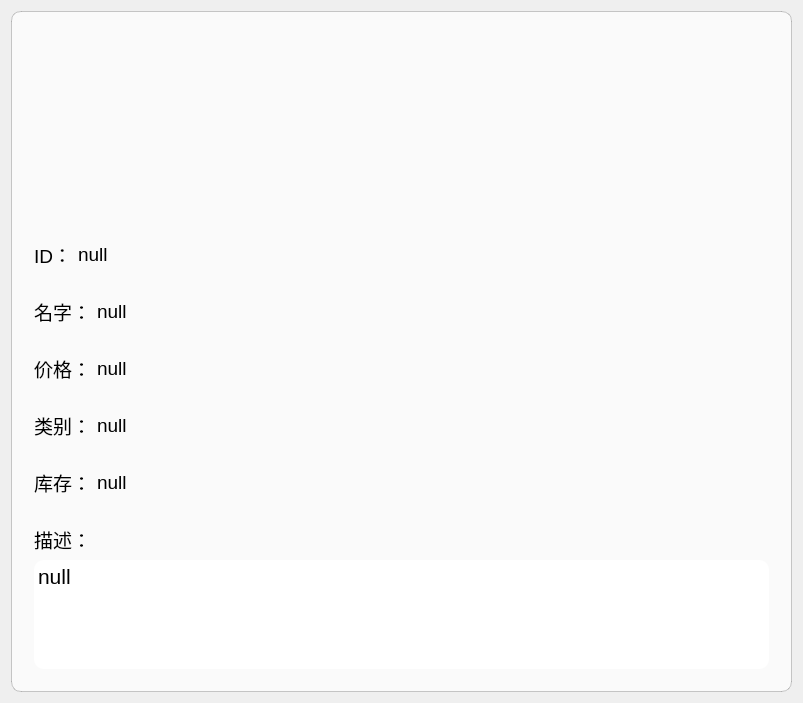
<?xml version="1.0" encoding="UTF-8"?>
<ui version="4.0">
 <class>ProductDetailDialog</class>
 <widget class="QDialog" name="ProductDetailDialog">
  <property name="geometry">
   <rect>
    <x>0</x>
    <y>0</y>
    <width>803</width>
    <height>703</height>
   </rect>
  </property>
  <property name="windowTitle">
   <string>ProductDetailDialog</string>
  </property>
  <layout class="QHBoxLayout" name="horizontalLayout_6">
   <item>
    <widget class="QFrame" name="frame_5">
     <property name="styleSheet">
      <string notr="true">QWidget {
    background-color: rgba(255, 255, 255, 0.7); 
    border-radius: 10px;                        
    border: 1px solid rgba(0, 0, 0, 0.2);       
}</string>
     </property>
     <property name="frameShape">
      <enum>QFrame::StyledPanel</enum>
     </property>
     <property name="frameShadow">
      <enum>QFrame::Raised</enum>
     </property>
     <layout class="QVBoxLayout" name="verticalLayout_2">
      <item>
       <widget class="QLabel" name="productPicture">
        <property name="minimumSize">
         <size>
          <width>200</width>
          <height>200</height>
         </size>
        </property>
        <property name="maximumSize">
         <size>
          <width>200</width>
          <height>200</height>
         </size>
        </property>
        <property name="styleSheet">
         <string notr="true">QLabel {
    background-color: rgba(255, 255, 255, 0.0); 
    border-radius: 10px;                        
    border: none;       
}</string>
        </property>
        <property name="text">
         <string/>
        </property>
        <property name="pixmap">
         <pixmap resource="resource.qrc">:/res/default.jpg</pixmap>
        </property>
        <property name="scaledContents">
         <bool>true</bool>
        </property>
        <property name="alignment">
         <set>Qt::AlignCenter</set>
        </property>
       </widget>
      </item>
      <item>
       <widget class="QFrame" name="frame_2">
        <property name="styleSheet">
         <string notr="true">QWidget {
    background-color: rgba(255, 255, 255, 0.0); 
    border-radius: 10px;                        
    border: none;       
}</string>
        </property>
        <property name="frameShape">
         <enum>QFrame::StyledPanel</enum>
        </property>
        <property name="frameShadow">
         <enum>QFrame::Raised</enum>
        </property>
        <layout class="QHBoxLayout" name="horizontalLayout_2">
         <item>
          <widget class="QLabel" name="productID1">
           <property name="font">
            <font>
             <pointsize>14</pointsize>
            </font>
           </property>
           <property name="styleSheet">
            <string notr="true">QLabel {
    background-color: rgba(255, 255, 255, 0.0); 
    border-radius: 10px;                        
    border: none;       
}</string>
           </property>
           <property name="text">
            <string>ID：</string>
           </property>
          </widget>
         </item>
         <item>
          <widget class="QLabel" name="productID2">
           <property name="font">
            <font>
             <pointsize>14</pointsize>
            </font>
           </property>
           <property name="styleSheet">
            <string notr="true">QLabel {
    background-color: rgba(255, 255, 255, 0.0); 
    border-radius: 10px;                        
    border: none;       
}</string>
           </property>
           <property name="text">
            <string>null</string>
           </property>
          </widget>
         </item>
         <item>
          <spacer name="horizontalSpacer">
           <property name="orientation">
            <enum>Qt::Horizontal</enum>
           </property>
           <property name="sizeHint" stdset="0">
            <size>
             <width>40</width>
             <height>20</height>
            </size>
           </property>
          </spacer>
         </item>
        </layout>
       </widget>
      </item>
      <item>
       <widget class="QFrame" name="frame">
        <property name="styleSheet">
         <string notr="true">QWidget {
    background-color: rgba(255, 255, 255, 0.0); 
    border-radius: 10px;                        
    border: none;       
}</string>
        </property>
        <property name="frameShape">
         <enum>QFrame::StyledPanel</enum>
        </property>
        <property name="frameShadow">
         <enum>QFrame::Raised</enum>
        </property>
        <layout class="QHBoxLayout" name="horizontalLayout">
         <item>
          <widget class="QLabel" name="productName1">
           <property name="font">
            <font>
             <pointsize>14</pointsize>
            </font>
           </property>
           <property name="styleSheet">
            <string notr="true">QLabel {
    background-color: rgba(255, 255, 255, 0.0); 
    border-radius: 10px;                        
    border: none;       
}</string>
           </property>
           <property name="text">
            <string>名字：</string>
           </property>
          </widget>
         </item>
         <item>
          <widget class="QLabel" name="productName2">
           <property name="font">
            <font>
             <pointsize>14</pointsize>
            </font>
           </property>
           <property name="styleSheet">
            <string notr="true">QLabel {
    background-color: rgba(255, 255, 255, 0.0); 
    border-radius: 10px;                        
    border: none;       
}</string>
           </property>
           <property name="text">
            <string>null</string>
           </property>
          </widget>
         </item>
         <item>
          <spacer name="horizontalSpacer_2">
           <property name="orientation">
            <enum>Qt::Horizontal</enum>
           </property>
           <property name="sizeHint" stdset="0">
            <size>
             <width>40</width>
             <height>20</height>
            </size>
           </property>
          </spacer>
         </item>
        </layout>
       </widget>
      </item>
      <item>
       <widget class="QFrame" name="frame_3">
        <property name="styleSheet">
         <string notr="true">QWidget {
    background-color: rgba(255, 255, 255, 0.0); 
    border-radius: 10px;                        
    border: none;       
}</string>
        </property>
        <property name="frameShape">
         <enum>QFrame::StyledPanel</enum>
        </property>
        <property name="frameShadow">
         <enum>QFrame::Raised</enum>
        </property>
        <layout class="QHBoxLayout" name="horizontalLayout_3">
         <item>
          <widget class="QLabel" name="productPrice1">
           <property name="font">
            <font>
             <pointsize>14</pointsize>
            </font>
           </property>
           <property name="styleSheet">
            <string notr="true">QLabel {
    background-color: rgba(255, 255, 255, 0.0); 
    border-radius: 10px;                        
    border: none;       
}</string>
           </property>
           <property name="text">
            <string>价格：</string>
           </property>
          </widget>
         </item>
         <item>
          <widget class="QLabel" name="productPrice2">
           <property name="font">
            <font>
             <pointsize>14</pointsize>
            </font>
           </property>
           <property name="styleSheet">
            <string notr="true">QLabel {
    background-color: rgba(255, 255, 255, 0.0); 
    border-radius: 10px;                        
    border: none;       
}</string>
           </property>
           <property name="text">
            <string>null</string>
           </property>
          </widget>
         </item>
         <item>
          <spacer name="horizontalSpacer_3">
           <property name="orientation">
            <enum>Qt::Horizontal</enum>
           </property>
           <property name="sizeHint" stdset="0">
            <size>
             <width>40</width>
             <height>20</height>
            </size>
           </property>
          </spacer>
         </item>
        </layout>
       </widget>
      </item>
      <item>
       <widget class="QFrame" name="frame_4">
        <property name="styleSheet">
         <string notr="true">QWidget {
    background-color: rgba(255, 255, 255, 0.0); 
    border-radius: 10px;                        
    border: none;       
}</string>
        </property>
        <property name="frameShape">
         <enum>QFrame::StyledPanel</enum>
        </property>
        <property name="frameShadow">
         <enum>QFrame::Raised</enum>
        </property>
        <layout class="QHBoxLayout" name="horizontalLayout_4">
         <item>
          <widget class="QLabel" name="productCategory1">
           <property name="font">
            <font>
             <pointsize>14</pointsize>
            </font>
           </property>
           <property name="styleSheet">
            <string notr="true">QLabel {
    background-color: rgba(255, 255, 255, 0.0); 
    border-radius: 10px;                        
    border: none;       
}</string>
           </property>
           <property name="text">
            <string>类别：</string>
           </property>
          </widget>
         </item>
         <item>
          <widget class="QLabel" name="productCategory2">
           <property name="font">
            <font>
             <pointsize>14</pointsize>
            </font>
           </property>
           <property name="styleSheet">
            <string notr="true">QLabel {
    background-color: rgba(255, 255, 255, 0.0); 
    border-radius: 10px;                        
    border: none;       
}</string>
           </property>
           <property name="text">
            <string>null</string>
           </property>
          </widget>
         </item>
         <item>
          <spacer name="horizontalSpacer_4">
           <property name="orientation">
            <enum>Qt::Horizontal</enum>
           </property>
           <property name="sizeHint" stdset="0">
            <size>
             <width>40</width>
             <height>20</height>
            </size>
           </property>
          </spacer>
         </item>
        </layout>
       </widget>
      </item>
      <item>
       <widget class="QWidget" name="widget" native="true">
        <property name="styleSheet">
         <string notr="true">QWidget {
    background-color: rgba(255, 255, 255, 0.0); 
    border-radius: 10px;                        
    border: none;       
}</string>
        </property>
        <layout class="QHBoxLayout" name="horizontalLayout_5">
         <item>
          <widget class="QLabel" name="productCount1">
           <property name="font">
            <font>
             <pointsize>14</pointsize>
            </font>
           </property>
           <property name="styleSheet">
            <string notr="true">QLabel {
    background-color: rgba(255, 255, 255, 0.0); 
    border-radius: 10px;                        
    border: none;       
}</string>
           </property>
           <property name="text">
            <string>库存：</string>
           </property>
          </widget>
         </item>
         <item>
          <widget class="QLabel" name="productCount2">
           <property name="font">
            <font>
             <pointsize>14</pointsize>
            </font>
           </property>
           <property name="styleSheet">
            <string notr="true">QLabel {
    background-color: rgba(255, 255, 255, 0.0); 
    border-radius: 10px;                        
    border: none;       
}</string>
           </property>
           <property name="text">
            <string>null</string>
           </property>
          </widget>
         </item>
         <item>
          <spacer name="horizontalSpacer_5">
           <property name="orientation">
            <enum>Qt::Horizontal</enum>
           </property>
           <property name="sizeHint" stdset="0">
            <size>
             <width>40</width>
             <height>20</height>
            </size>
           </property>
          </spacer>
         </item>
        </layout>
       </widget>
      </item>
      <item>
       <widget class="QWidget" name="widget_2" native="true">
        <property name="styleSheet">
         <string notr="true">QWidget {
    background-color: rgba(255, 255, 255, 0.0); 
    border-radius: 10px;                        
    border: none;       
}</string>
        </property>
        <layout class="QVBoxLayout" name="verticalLayout">
         <item>
          <widget class="QLabel" name="productDescription">
           <property name="font">
            <font>
             <pointsize>14</pointsize>
            </font>
           </property>
           <property name="styleSheet">
            <string notr="true">QLabel {
    background-color: rgba(255, 255, 255, 0.0); 
    border-radius: 10px;                        
    border: none;       
}</string>
           </property>
           <property name="text">
            <string>描述：</string>
           </property>
          </widget>
         </item>
         <item>
          <widget class="QTextEdit" name="productTextEdit">
           <property name="styleSheet">
            <string notr="true">QTextEdit {
    background-color: rgba(255, 255, 255, 1); 
    border-radius: 10px;                        
    border: none;       
}</string>
           </property>
           <property name="html">
            <string>&lt;!DOCTYPE HTML PUBLIC &quot;-//W3C//DTD HTML 4.0//EN&quot; &quot;http://www.w3.org/TR/REC-html40/strict.dtd&quot;&gt;
&lt;html&gt;&lt;head&gt;&lt;meta name=&quot;qrichtext&quot; content=&quot;1&quot; /&gt;&lt;meta charset=&quot;utf-8&quot; /&gt;&lt;style type=&quot;text/css&quot;&gt;
p, li { white-space: pre-wrap; }
hr { height: 1px; border-width: 0; }
li.unchecked::marker { content: &quot;\2610&quot;; }
li.checked::marker { content: &quot;\2612&quot;; }
&lt;/style&gt;&lt;/head&gt;&lt;body style=&quot; font-family:'Microsoft YaHei UI'; font-size:9pt; font-weight:400; font-style:normal;&quot;&gt;
&lt;p style=&quot; margin-top:0px; margin-bottom:0px; margin-left:0px; margin-right:0px; -qt-block-indent:0; text-indent:0px;&quot;&gt;&lt;span style=&quot; font-size:16pt;&quot;&gt;null&lt;/span&gt;&lt;/p&gt;&lt;/body&gt;&lt;/html&gt;</string>
           </property>
          </widget>
         </item>
        </layout>
       </widget>
      </item>
     </layout>
    </widget>
   </item>
  </layout>
 </widget>
 <layoutdefault spacing="6" margin="11"/>
 <resources>
  <include location="resource.qrc"/>
 </resources>
 <connections/>
</ui>
